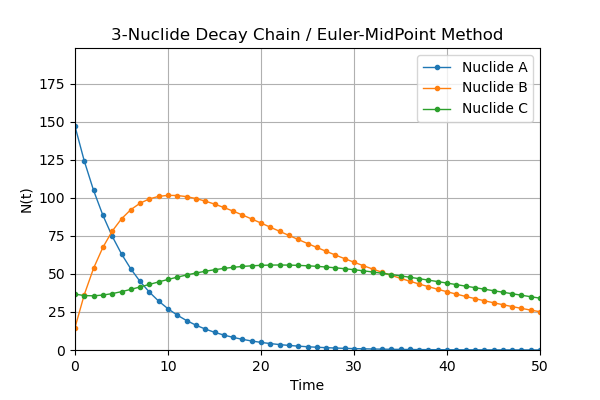

This figure's Python source:
# -*- coding: utf-8 -*-
"""
Created on Mon Oct 23 13:37:30 2023

@author: ASUS
"""

#Python Code: Decay chain 3-Nuclide / Agung Kurniawan (10219068) / Mod Euler Algorithms

import numpy as np
import matplotlib.pyplot as plt

#function to calculate decay chain with euler midpoint (for any-numbers of nuclide)
def decay_chain_euler_midpoint(decay_constants, initial_nuclides, time_step, num_steps):
    num_nuclides = len(decay_constants)
    nuclides = np.zeros((num_steps + 1, num_nuclides))

    # Set the initial nuclides
    nuclides[0] = initial_nuclides

    for i in range(num_steps):
        # Calculate values at the midpoint of the time step
        midpoint_counts = nuclides[i] + 0.5 * time_step * decay_rates(decay_constants, nuclides[i])

        # Calculate values at the next time step
        nuclides[i + 1] = nuclides[i] + time_step * decay_rates(decay_constants, midpoint_counts)
        
    return nuclides

#function to calculate decay rates (for any numbers of nuclides)
def decay_rates(decay_constants, nuclides):
    num_nuclides = len(decay_constants)
    rates = np.zeros(num_nuclides)
    for i in range(num_nuclides):
        for j in range(num_nuclides):
            if j == i-1:
                rate = -decay_constants[i] * nuclides[i] + decay_constants[j]*nuclides[j]
        if i == 0:
            rates[i] = -decay_constants[i] * nuclides[i]
        else:
            rates[i] = rate
    #print(rates)
    return rates

# Calculation Parameters for 3-Nuclides:
Nuclides_name = ['A','B','C']
decay_constants = [0.17, 0.25*0.17, 0.35*0.17]  # List of decay constants for each nuclide
initial_nuclides = [147, 0.10*147, 0.25*147]     # Initial numbers for each nuclide
t_final = 50                    #final time(t) that would be evaluated
num_steps = 50                  # Number of time steps
time = np.linspace(0,t_final,num_steps+1)
time_step = time[1] - time[0]   # Time step (Δt)

#Main Calculations saved at Results Variable
results = decay_chain_euler_midpoint(decay_constants, initial_nuclides, time_step, num_steps)

#Displaying Numerical Calculation for every steps in Console:
print('***** Numerical Calculations Results of Nuclide Decay Chains with Euler Midpoint Algorithms ***** \n')
print('Time(s)   ', end='')
for j in range(len(decay_constants)):
    if j < len(decay_constants) - 1:
        print(f'Nuclide {Nuclides_name[j]:<5}', end='')    
    else:
        print(f'Nuclide {Nuclides_name[j]:<3} \n')

for i in range(num_steps+1):
    print(f'{time[i]:<10.0f}', end='')
    for j in range(len(decay_constants)):
        if j < len(decay_constants) - 1:
            print(f'{results[i][j]:<13.3f}', end='')
        else:
            print(f'{results[i][j]:.3f} \n')

print("*****End of Decay-Chains-Euler mid point Calculations*****")

# Extract some parameters for plotting
codename = "Euler-MidPoint"
#time_plot = np.arange(0,(num_steps+1)*time_step, time_step)

y_max = 0
for i in range(len(decay_constants)):
    y_max += initial_nuclides[i]
    
# Plot results
plt.figure(figsize=(6,4), dpi=100)

for i in range(len(decay_constants)):
    plt.plot(time, results[:,i], label=f'Nuclide {Nuclides_name[i]}', lw=1, marker='o', ms=3)

plt.title("3-Nuclide Decay Chain / "+codename+" Method")
plt.xlabel("Time")
plt.ylabel("N(t)")
plt.xlim(0,t_final)
plt.ylim(0,y_max)
plt.grid()
plt.legend()
plt.savefig("10219068.png")
plt.show()

